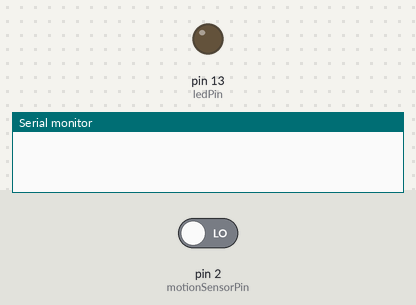
A sketch run on a simulated Arduino Uno, built with avr-gcc and run on an emulated ATmega328P. Parts: output pins drawn as LEDs (lit = HIGH), the last lines printed to the serial monitor. The test bench sets the inputs (shaded band); at power-on: pin 2 (motionSensorPin) LOW.

Above: at 1.2 s.
1.3 s: pin 2 (motionSensorPin) driven HIGH
At 2.5 s:
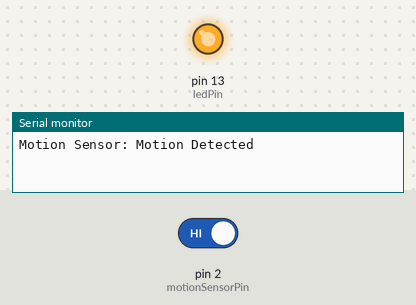
2.8 s: pin 2 (motionSensorPin) driven LOW
At 3.6 s:
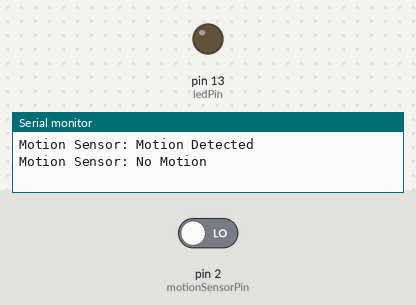
Timing chart, 0 to 5.8 s (numbered marks = the images above; inputs shaded):
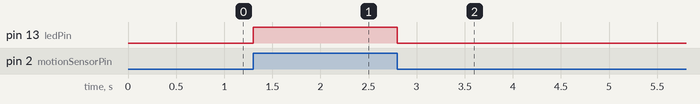

The sketch:

task2.ide.ino
```cpp
const int motionSensorPin = 2;
const int ledPin = 13;
volatile int motionValue = LOW;  // Volatile because it will be modified in an interrupt routine

void setup() {
  Serial.begin(9600);
  pinMode(motionSensorPin, INPUT);
  pinMode(ledPin, OUTPUT);

  // Attach the interrupt for motion sensor
  attachInterrupt(digitalPinToInterrupt(motionSensorPin), motionSensorInterrupt, CHANGE);
}

void loop() {
  // Your main loop remains empty as the work is done in the interrupt
}

// Interrupt service routine for motion sensor
void motionSensorInterrupt() {
  motionValue = digitalRead(motionSensorPin);

  // Print motion sensor value to Serial Monitor
  Serial.print("Motion Sensor: ");
  Serial.println(motionValue == HIGH ? "Motion Detected" : "No Motion");

  // Update LED based on motion sensor value
  digitalWrite(ledPin, motionValue);
}
```

Measured:
- after the input at 1.3 s, pin 13 (ledPin): LOW → HIGH at once
- after the input at 2.8 s, pin 13 (ledPin): HIGH → LOW at once
